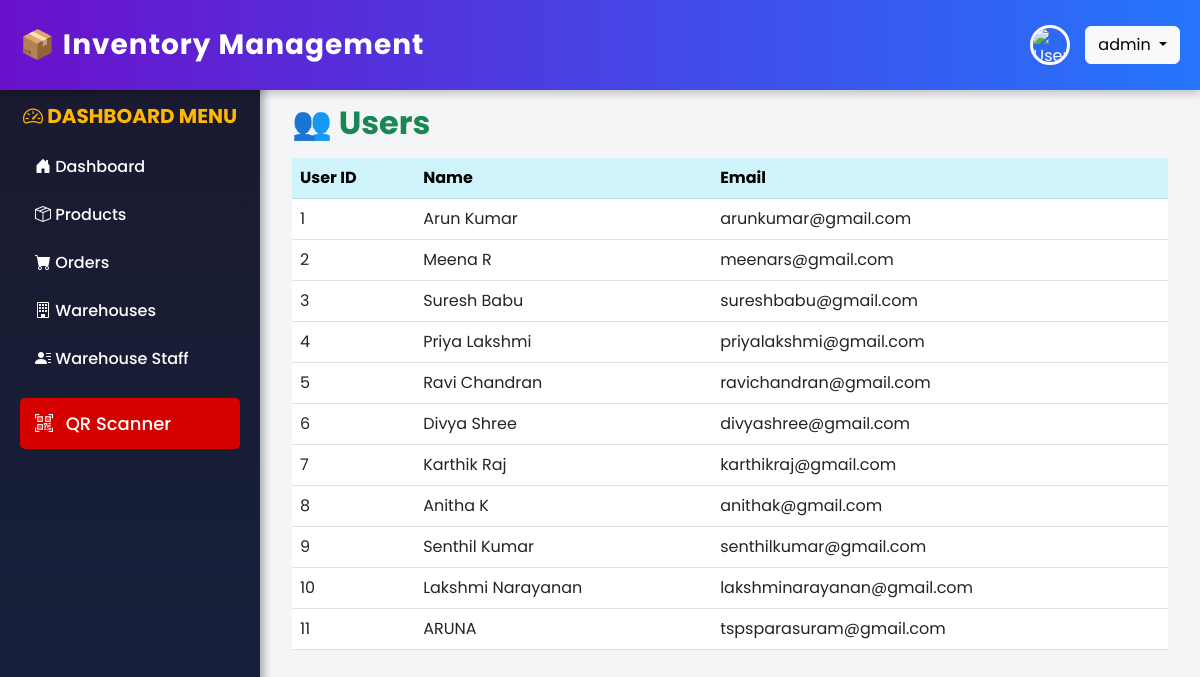
The page /customer/ (signed in) on the database its author committed.
### inventory/models.py (models this page shows, shortened)
class Customer(models.Model):
    name = models.CharField(max_length=255)
    email = models.EmailField(unique=True)
    phone = models.CharField(max_length=20)
    address = models.TextField()

### inventory/views.py (the view)
# urls.py: path("customer/", customer, name="customer"),
def customer(request):
    users = Customer.objects.all()
    return render(request, "inventory/users.html", {"users": users})

### inventory/templates/inventory/users.html
{% extends 'inventory/base.html' %} {% block content %}
<div class="container mt-4">
  <h2 class="fw-bold text-success">👥 Users</h2>
  <table class="table table-hover mt-3">
    <thead class="table-info">
      <tr>
        <th>User ID</th>
        <th>Name</th>
        <th>Email</th>
      </tr>
    </thead>
    <tbody>
      {% for user in users %}
      <tr>
        <td>{{ user.id }}</td>
        <td>{{ user.name }}</td>
        <td>{{ user.email }}</td>
      </tr>
      {% endfor %}
    </tbody>
  </table>
</div>
{% endblock %}

### inventory/templates/inventory/base.html (style rules this page uses)
body { font-family: "Poppins", sans-serif; display: flex; flex-direction: column; height: 100vh; overflow-x: hidden; background-color: #f4f5f7; }

### rows shown on the page
Customer: id "1", name "Arun Kumar", email "arunkumar@gmail.com"
Customer: id "2", name "Meena R", email "meenars@gmail.com"
Customer: id "3", name "Suresh Babu", email "sureshbabu@gmail.com"
Customer: id "4", name "Priya Lakshmi", email "priyalakshmi@gmail.com"
Customer: id "5", name "Ravi Chandran", email "ravichandran@gmail.com"
Customer: id "6", name "Divya Shree", email "divyashree@gmail.com"
Customer: id "7", name "Karthik Raj", email "karthikraj@gmail.com"
Customer: id "8", name "Anitha K", email "anithak@gmail.com"
Customer: id "9", name "Senthil Kumar", email "senthilkumar@gmail.com"
Customer: id "10", name "Lakshmi Narayanan", email "lakshminarayanan@gmail.com"
Customer: id "11", name "ARUNA", email "tspsparasuram@gmail.com"

### other values the page prints
{{ request.session.user_name }} "admin"
